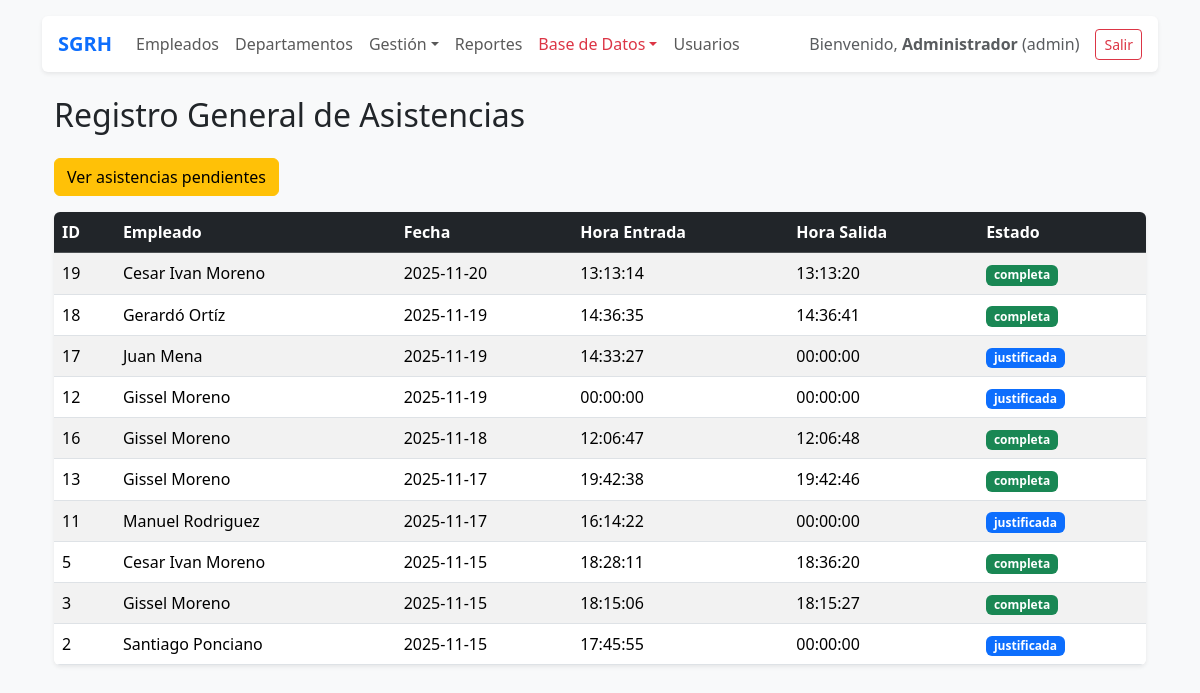
Page /public/?route=asistencia (signed in) on the committed database.
### tables this page shows
CREATE TABLE `asistencias` (
  `id` int(11) NOT NULL AUTO_INCREMENT,
  `empleado_id` int(11) NOT NULL,
  `fecha` date NOT NULL,
  `hora_entrada` time DEFAULT NULL,
  `hora_salida` time DEFAULT NULL,
  `estado` enum('pendiente','completa','justificada') DEFAULT 'pendiente',
  `created_at` timestamp NOT NULL DEFAULT current_timestamp(),
  `updated_at` timestamp NOT NULL DEFAULT current_timestamp() ON UPDATE current_timestamp(),
  PRIMARY KEY (`id`),
  UNIQUE KEY `uq_asistencia_fecha` (`empleado_id`,`fecha`),
  CONSTRAINT `fk_asistencia_empleado` FOREIGN KEY (`empleado_id`) REFERENCES `empleados` (`id`) ON DELETE CASCADE ON UPDATE CASCADE
);

CREATE TABLE `empleados` (
  `id` int(11) NOT NULL AUTO_INCREMENT,
  `user_id` int(11) NOT NULL,
  `nombre` varchar(100) NOT NULL,
  `apellidos` varchar(150) NOT NULL,
  `genero` enum('masculino','femenino','otro') NOT NULL,
  `correo` varchar(150) NOT NULL,
  `curp` char(18) NOT NULL,
  `puesto` varchar(100) DEFAULT NULL,
  `departamento_id` int(11) NOT NULL,
  `estado` enum('activo','baja') NOT NULL DEFAULT 'activo',
  `created_at` timestamp NOT NULL DEFAULT current_timestamp(),
  `updated_at` timestamp NOT NULL DEFAULT current_timestamp() ON UPDATE current_timestamp(),
  PRIMARY KEY (`id`),
  UNIQUE KEY `correo` (`correo`),
  UNIQUE KEY `curp` (`curp`),
  KEY `fk_empleado_departamento` (`departamento_id`),
  CONSTRAINT `fk_empleado_departamento` FOREIGN KEY (`departamento_id`) REFERENCES `departamentos` (`id`) ON UPDATE CASCADE
);

### app/core/Controller.php (called while the page is built, shortened)
<?php
class Controller {
    protected function view(string $template, array $data = []) {
        extract($data);
        $viewPath = __DIR__ . '/../views/' . $template . '.php';
        include __DIR__ . '/../views/layout/header.php';
        include __DIR__ . '/../views/layout/nav.php';
        include $viewPath;
        include __DIR__ . '/../views/layout/footer.php';
    }
}

### app/controllers/AsistenciaController.php (called while the page is built, shortened)
<?php
require_once __DIR__ . '/../models/Asistencia.php';
class AsistenciaController extends Controller {
    public function index() {
        $asistencias = Asistencia::all();
        $this->view('asistencia/index', compact('asistencias'));
    }
}

### app/models/Asistencia.php (called while the page is built, shortened)
<?php
class Asistencia {
    public static function all() {
    $db = Database::getInstance();
    $sql = "
        SELECT a.*, e.nombre, e.apellidos
        FROM asistencias a
        JOIN empleados e ON e.id = a.empleado_id
        ORDER BY a.fecha DESC, a.hora_entrada DESC
    ";
    return $db->query($sql)->fetchAll();
}
}

### app/views/asistencia/index.php (the view, shortened to what this page needs)
<?php require_once __DIR__ . '/../layout/header.php'; ?>
<?php require_once __DIR__ . '/../layout/nav.php'; ?>
<div class="container mt-4">
    <h2 class="mb-4">Registro General de Asistencias</h2>
<a href="/SGRH_PHP_MVC/public/?route=asistencias_pendientes"
   class="btn btn-warning mb-3">
   Ver asistencias pendientes
</a>
    <?php if (empty($asistencias)): ?>
        <div class="alert alert-info">No hay registros de asistencia.</div>
    <?php else: ?>
        <div class="table-responsive bg-white rounded shadow-sm">
            <table class="table table-striped m-0">
                <thead class="table-dark">
                    <tr>
                        <th>ID</th>
                        <th>Empleado</th>
                        <th>Fecha</th>
                        <th>Hora Entrada</th>
                        <th>Hora Salida</th>
                        <th>Estado</th>
                    </tr>
                </thead>
                <tbody>
                    <?php foreach ($asistencias as $a): ?>
                        <tr>
                            <td><?= $a['id'] ?></td>
                            <td><?= htmlspecialchars($a['nombre'] . ' ' . $a['apellidos']) ?></td>
                            <td><?= htmlspecialchars($a['fecha']) ?></td>
                            <td><?= htmlspecialchars($a['hora_entrada'] ?? '-') ?></td>
                            <td><?= htmlspecialchars($a['hora_salida'] ?? '-') ?></td>
                            <td>
                              <?php
                                        $colores = [
                                            'pendiente'     => 'warning',
                                            'completa'      => 'success',
                                            'justificada'   => 'primary'
                                        ];
                                        $badge = $colores[$a['estado']] ?? 'secondary';
                                        ?>
                                <span class="badge bg-<?= $badge ?>">
                                    <?= htmlspecialchars($a['estado']) ?>
                                </span>
                            </td>
                        </tr>
                    <?php endforeach; ?>
                </tbody>
            </table>
        </div>
    <?php endif; ?>
</div>
<?php require_once __DIR__ . '/../layout/footer.php'; ?>

### rows in the picture
asistencias: id "19", empleado.apellidos "Cesar Ivan Moreno", fecha "2025-11-20", hora_entrada "13:13:14", hora_salida "13:13:20", estado "completa"
asistencias: id "18", empleado.apellidos "Gerardó Ortíz", fecha "2025-11-19", hora_entrada "14:36:35", hora_salida "14:36:41", estado "completa"
asistencias: id "17", empleado.apellidos "Juan Mena", fecha "2025-11-19", hora_entrada "14:33:27", hora_salida "00:00:00", estado "justificada"
asistencias: id "12", empleado.apellidos "Gissel Moreno", fecha "2025-11-19", hora_entrada "00:00:00", hora_salida "00:00:00", estado "justificada"
asistencias: id "16", empleado.apellidos "Gissel Moreno", fecha "2025-11-18", hora_entrada "12:06:47", hora_salida "12:06:48", estado "completa"
asistencias: id "13", empleado.apellidos "Gissel Moreno", fecha "2025-11-17", hora_entrada "19:42:38", hora_salida "19:42:46", estado "completa"
asistencias: id "11", empleado.apellidos "Manuel Rodriguez", fecha "2025-11-17", hora_entrada "16:14:22", hora_salida "00:00:00", estado "justificada"
asistencias: id "5", empleado.apellidos "Cesar Ivan Moreno", fecha "2025-11-15", hora_entrada "18:28:11", hora_salida "18:36:20", estado "completa"
asistencias: id "3", empleado.apellidos "Gissel Moreno", fecha "2025-11-15", hora_entrada "18:15:06", hora_salida "18:15:27", estado "completa"
asistencias: id "2", empleado.apellidos "Santiago Ponciano", fecha "2025-11-15", hora_entrada "17:45:55", hora_salida "00:00:00", estado "justificada"

### other values in the picture
$u['name'] "Administrador"
$u['role'] "admin"
